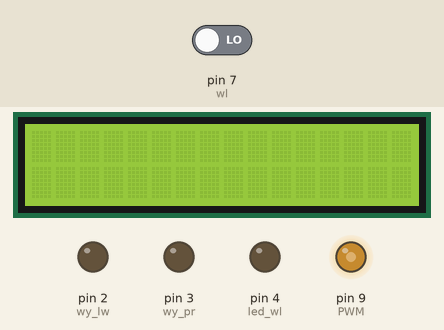
Simulated run of this sketch. Board: Arduino Uno, built with avr-gcc and run on an emulated ATmega328P. On the bench: 16×2 character LCD, output pins drawn as LEDs (lit = HIGH). Inputs (shaded band) come from the test bench; at power-on: pin 7 (wl) LOW. What the sketch prints to the serial monitor is not drawn.

Above: at 1.2 s.
1.3 s: pin 7 (wl) driven HIGH
At 2.6 s:
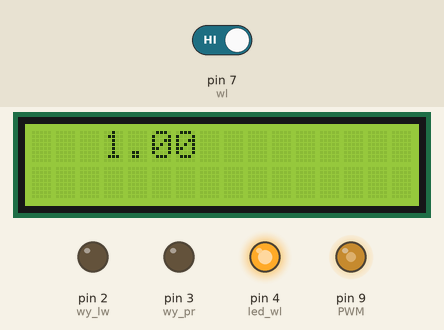
Timing chart, 0 to 4.3 s (numbered marks = the images above; inputs shaded):
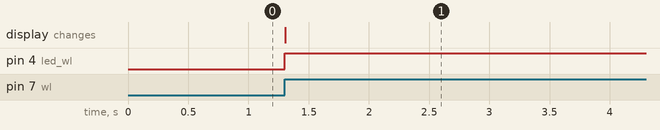

The sketch:

sterowanie_silnikiem.ino
```cpp
#define wl 7            //przycisk wlaczajacy
#define pr 6            //przycisk w prawo
#define lw 5           //przycisk w lewo
#define led_wl 4    //led do sygnalizacji pracy
#define wy_pr 3    //ruch w prawo
#define wy_lw 2    //ruch w lewo
#define PWM 9      //ustawienie predkosci podpiąc pod pin w PWM~
//zalaczenie bibliotek
#include <Wire.h>
#include <LiquidCrystal_I2C.h>
//utworzenie obiektu typu lcd
LiquidCrystal_I2C lcd(0x27,16,2);
//inicjalizacja zmiennej globalnej
float licznik=0;


void setup() {
  // deklaracja tyrybu pracy wejść/wyjsc

  pinMode(led_wl,OUTPUT);
  pinMode(wy_pr,OUTPUT);
  pinMode(wy_lw,OUTPUT);
  pinMode(wl,INPUT);
  pinMode(pr,INPUT);
  pinMode(lw,INPUT);
  pinMode(PWM,OUTPUT);
  //ustawienie predkosci silnika
  analogWrite(PWM,128);
  //inicjalizacja pracy wyswietlacza
  lcd.init();
  lcd.backlight();
  lcd.setCursor(3,0);
  //inicjalizacja portu szeregowego
  Serial.begin();
}

void loop() {
  //warunki przelaczania się w tryb pracy i wyłączenia
if(digitalRead(wl)){
    digitalWrite(led_wl,!digitalRead(led_wl));    //negacja wyjscia sygnalizacji
    if(digitalRead(led_wl)) licznik++;                  //inkrementacja licznika w przypadku  włączenia
    lcd.print(licznik);                                            //wpisanie stanu licznika na lcd
    lcd.setCursor(3,0);
   Serial.println(licznik);                                      //wpisanie stanu licznika w serialu
    delay(40);                                                        //oczekiwanie na drgania styku (dobrane doświadczalnie)
    while(digitalRead(wl)){}                                //wykrywanie puszczenia przycisku
    delay(40);                                                        //oczekiwanie na drgania styku (dobrane doświadczalnie)
    }
  //warunki zalaczenia orotow w prawo
if(digitalRead(led_wl) && digitalRead(pr)){
  digitalWrite(wy_pr,!digitalRead(wy_pr));      //negacja wyjscia obrotów w prawo
  delay(40);                                                        ////oczekiwanie na drgania styku (dobrane doświadczalnie)
  while(digitalRead(pr)){}                                //wykrywanie puszczenia przycisku
  delay(40);                                                        //oczekiwanie na drgania styku (dobrane doświadczalnie)
  digitalWrite(wy_lw,LOW);                            //wylaczenie wyjscia odpowiedzialnego za ruch w przeciwnym kierunku
}
  //warunki zalaczenia obrotow w lewo - analogicznie jak poprzedni warunek
if(digitalRead(led_wl) && digitalRead(lw)){
  digitalWrite(wy_lw,!digitalRead(wy_lw));
  delay(40);
  while(digitalRead(lw)){}
  delay(40);
  digitalWrite(wy_pr,LOW);
}
  //warunek wylaczenia silnika
if(!digitalRead(led_wl)){
  digitalWrite(wy_lw,LOW);              //wylaczenie wyjsc odpowiedzialnych za ruch
  digitalWrite(wy_pr,LOW);
}

}
```

Measured:
- after the input at 1.3 s, pin 4 (led_wl): LOW → HIGH at once; the display: changes at once (image 1)
